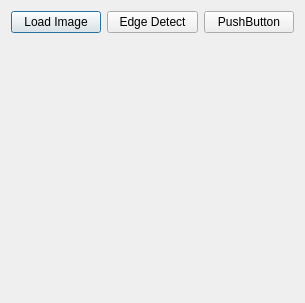
<?xml version="1.0" encoding="UTF-8"?>
<ui version="4.0">
 <class>DeformDialog</class>
 <widget class="QDialog" name="DeformDialog">
  <property name="geometry">
   <rect>
    <x>0</x>
    <y>0</y>
    <width>305</width>
    <height>303</height>
   </rect>
  </property>
  <property name="windowTitle">
   <string>Dialog</string>
  </property>
  <layout class="QVBoxLayout" name="verticalLayout">
   <item>
    <layout class="QHBoxLayout" name="horizontalLayout">
     <item>
      <widget class="QPushButton" name="buttonLoadImage">
       <property name="text">
        <string>Load Image</string>
       </property>
      </widget>
     </item>
     <item>
      <widget class="QPushButton" name="buttonEdgeDetect">
       <property name="text">
        <string>Edge Detect</string>
       </property>
      </widget>
     </item>
     <item>
      <widget class="QPushButton" name="pushButton_3">
       <property name="text">
        <string>PushButton</string>
       </property>
      </widget>
     </item>
    </layout>
   </item>
   <item>
    <layout class="QHBoxLayout" name="horizontalLayout_2">
     <item>
      <widget class="DeformWidget" name="deformWidget" native="true"/>
     </item>
     <item>
      <widget class="FaceAlignmentWidget" name="widget" native="true">
       <property name="minimumSize">
        <size>
         <width>100</width>
         <height>100</height>
        </size>
       </property>
      </widget>
     </item>
    </layout>
   </item>
  </layout>
 </widget>
 <customwidgets>
  <customwidget>
   <class>DeformWidget</class>
   <extends>QWidget</extends>
   <header>DeformWidget.h</header>
   <container>1</container>
  </customwidget>
  <customwidget>
   <class>FaceAlignmentWidget</class>
   <extends>QWidget</extends>
   <header>FaceAlignmentWidget.h</header>
   <container>1</container>
  </customwidget>
 </customwidgets>
 <resources/>
 <connections/>
</ui>
